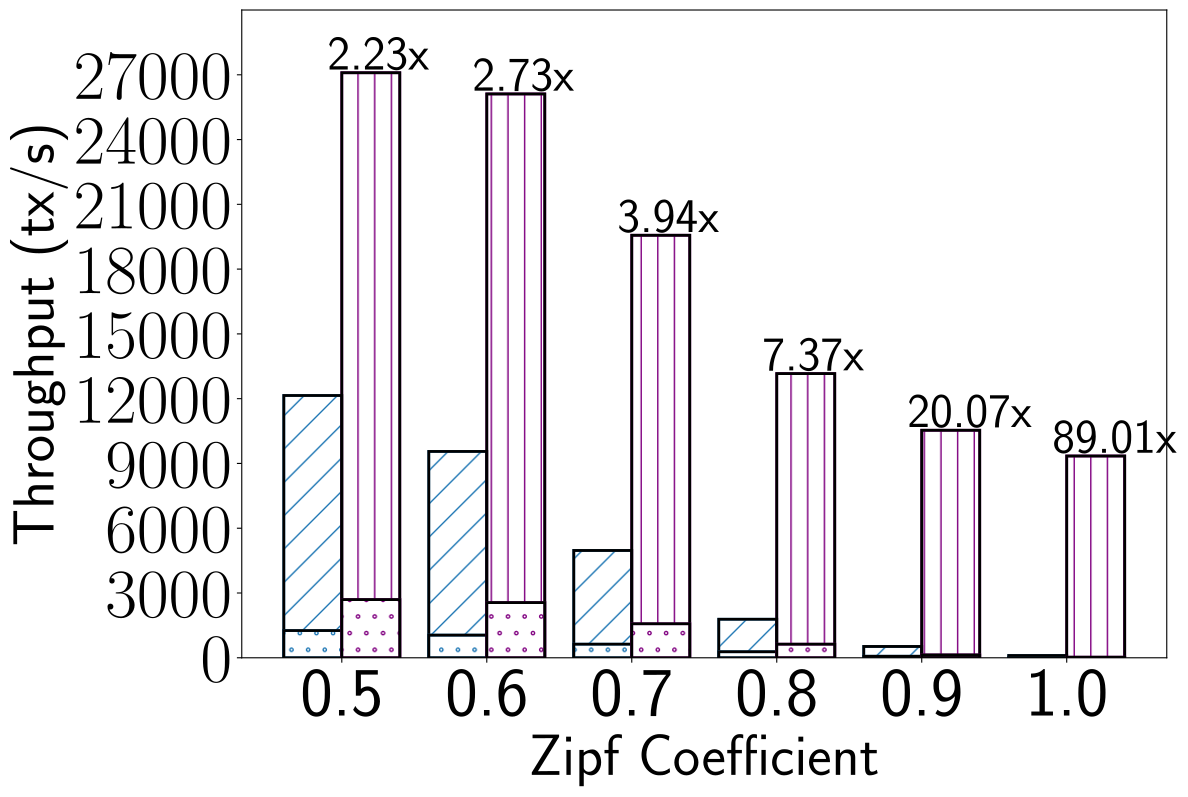

Write Python code to recreate this figure.
import numpy as np
import matplotlib.pyplot as plt
import os.path
import sys 
from config import *
size = 6
namelist = ['0.5','0.6','0.7','0.8','0.9','1.0']

base = np.arange(size)
xxx = [
12147,
9556,
4970,
1785,
525,
105
]
yyy = [
27095,
26114,
19568,
13162,
10537,
9346
]




xxx_break = [1260,1050,630,280,70,12]
yyy_break = [2695,2555,1575,630,134,27]


total_width, n = 0.8, 2
width = total_width / n
base = base - (total_width - width) / 2
fig, ax = plt.subplots(figsize=(10,7))
hatch_tuple = [] 
bartuple=plt.bar(base, xxx,  facecolor='white', color='k',in_layout=True, edgecolor=COLOR_S1, width=width, lw=2, hatch='/', label='XXX')
hatch_tuple.append(bartuple[0])
bartuple=plt.bar(base + width, yyy,  facecolor='white', color='k',in_layout=True, edgecolor="purple", width=width, lw=2, hatch='|', label='YYY')
hatch_tuple.append(bartuple[0])

fig.tight_layout()
edge_tuple = []
bartuple = plt.bar(base, xxx,   color='none',in_layout=True, edgecolor='k', width=width, lw=2)
edge_tuple.append(bartuple[0])
bartuple = plt.bar(base+  width, yyy,   color='none',in_layout=True, edgecolor='k', width=width, lw=2)
edge_tuple.append(bartuple[0])



bottom_tuple = []

tmp = plt.bar(base, xxx_break, width=width, facecolor='white', color='k', in_layout=True, edgecolor=COLOR_S1, lw=2, hatch='.', label='XXX')
bottom_tuple.append(tmp)
plt.bar(base, xxx_break,   color='none', in_layout=True, edgecolor='k', width=width, lw=2)

tmp = plt.bar(base+width, yyy_break, width=width, facecolor='white', color='k', in_layout=True, edgecolor="purple", lw=2, hatch='.', label='YYY')
bottom_tuple.append(tmp)
plt.bar(base+width, yyy_break,   color='none', in_layout=True, edgecolor='k', width=width, lw=2)


ax.text(-0.1, (27245.00), "2.23x", fontsize=35)
ax.text(0.9, (26264.00), "2.73x", fontsize=35)
ax.text(1.9, (19718.00), "3.94x", fontsize=35)
ax.text(2.9, (13312.00), "7.37x", fontsize=35)
ax.text(3.9, (10687.00), "20.07x", fontsize=35)
ax.text(4.9, (9496.00), "89.01x", fontsize=35)
ax.set_xlabel("Zipf Coefficient", size=LABEL_SIZE)
ax.set_ylabel("Throughput (tx/s)", size=LABEL_SIZE)
plt.xticks(base + 0.5 * width, labels=namelist, fontsize=TICK_SIZE)
plt.yticks(np.arange(0, 30000, 3000), fontsize=TICK_SIZE)
plt.ylim((0, 30000))

name = os.path.basename(sys.argv[0])[:-2] + 'pdf'
plt.savefig(name, bbox_inches='tight')
